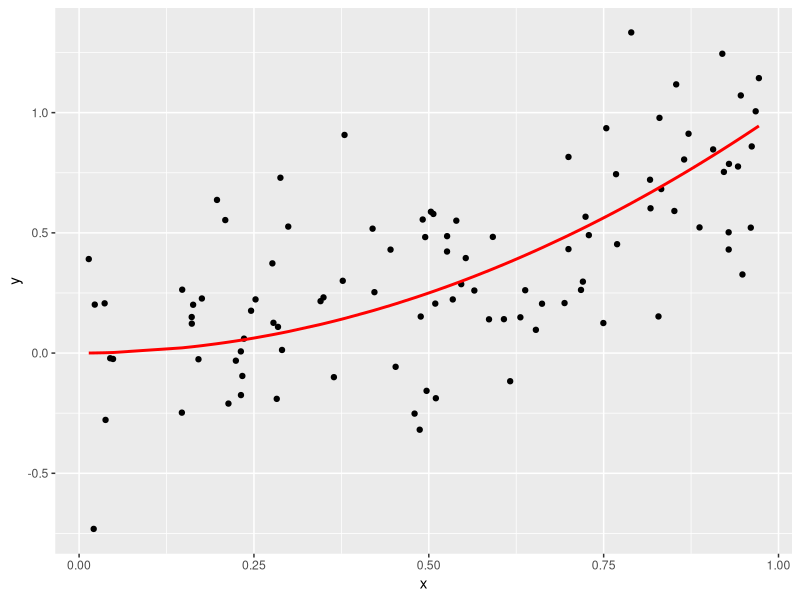

Generate this figure with R: (Note: this script raises an error after producing the figure.)
# Setup -------------------------------------------------------------------
library(tidyverse)
library(broom)

# Let these be:
# -true function f(x) for a one-dimensional predictor x
# -the standard deviation of the true epsilon i.e. the noise
f <- function(x) {
  x^2
}
sigma <- 0.3

# This function generates a random sample. Random in terms of both
# -the predictor x
# -the amount of noise eps
generate_sample <- function(f, n_sim, sigma) {
  data_frame(
    x = runif(n = n_sim, min = 0, max = 1),
    f_x = f(x),
    eps = rnorm(n = n_sim, mean = 0, sd = sigma),
    y = f_x + eps
  )
}



# Generate Training Data via Sampling -------------------------------------
train_data <- generate_sample(f, n_sim = 100, sigma = sigma)

# The true model f(x) is in red. We observe points (x,y). Here we are pretending
# to know the exact break down of y into f(x) and eps
ggplot(train_data, aes(x=x)) +
  geom_point(aes(y=y)) +
  geom_line(aes(y=f_x), col="red", size=1)

# In a realistic situation, we only know x & y, not f(x) & eps. So we should
# remove them
train_data <- train_data %>%
  select(x, y)



# Generate Test Data, Fit Model, and Get Predictions -------------------

# 1. Generate test data via sampling. Recall in test data, we only have the
# predictors x:
test_data <- generate_sample(f, n_sim = 100, sigma = sigma) %>%
  select(x)

# 2. Fit Model: Simple linear regression
model <- lm(y ~ x, data = train_data)
train_data_augmented <- model %>%
  augment() %>%
  tbl_df()
# Plot fitted model to training data
ggplot(data=train_data_augmented, aes(x=x)) +
  geom_point(aes(y=y)) +
  geom_line(aes(y=.fitted), col="blue")

# 3. Get Predictions
# Note: we use augment(newdata=BLAH) here, since it works. This is equivalent
# to using the predict() function.
predictions <- model %>%
  augment(newdata=test_data) %>%
  tbl_df() %>%
  .[[".fitted"]]



# Main For Loop -------------------------------------------------
set.seed(21)
n_sim <- 10000

# Create new test data: a single point
x0 <- 0.95
test_data <- data_frame(x=x0)

# Save predictions here
predictions <- rep(0, n_sim)

for(i in 1:n_sim) {
  #sampling
  training <- generate_sample(f, n_sim = 100, sigma = sigma) 

  #model
  model <- lm(y ~ x, data = training)
  train_data_augmented <- model %>%
    augment() %>%
    tbl_df()
  
  #predicting
  predictions[i] <- model %>%
    augment(newdata=test_data) %>%
    tbl_df() %>%
    .[[".fitted"]]
  
  
  
  if(i %% 100 == 0){
    print(i)
  }
}

# Pull the Curtain! Reveal truth: i.e. show all components we really know, but
# pretended not to:
set.seed(33)
truth <- data_frame(
  x = rep(x0, n_sim),
  f_x = f(x),
  eps = rnorm(n = n_sim, mean = 0, sd = 0.3),
  y = f_x + eps
  )

# Add predictions
truth <- truth %>%
  mutate(y_hat=predictions)

# Compute MSE, (Avg Bias of f_hat)^2, Variance of f_hat, sigma^2:

#MSE
mse <- truth %>%
  summarise(mse=mean((y-y_hat)^2))

#(Avg Bias of f_hat)^2
avgbias<- truth %>%
  summarise(bias=mean((y_hat-y)/y))%>%
  mutate(avgbiassq = (bias^2)) %>%
  select(avgbiassq)

#variance
vari <- truth %>%
  mutate(variance = var(y_hat)) %>%
  summarise(var = mean(variance))

#sigma^2
sigsq <- truth %>%
  mutate(mean = mean(y-y_hat)) %>%
  mutate(meansig = mean((y_hat-mean)^2)) %>%
  summarise(sigsq = mean(meansig))







